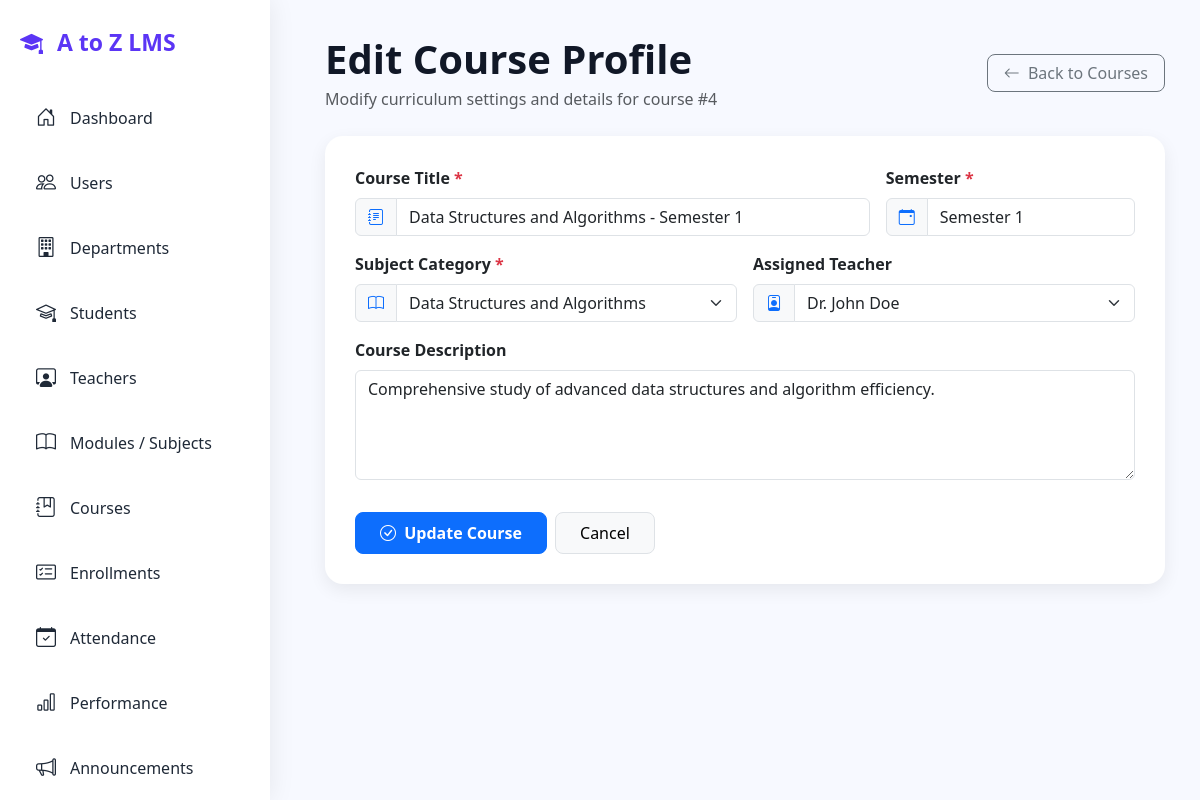
Screenshot of /admin/edit_course.php?id=4 with the database file from the repository.
### tables this page shows
CREATE TABLE `course` (
  `CourseID` int(11) NOT NULL,
  `CourseTitle` varchar(150) NOT NULL,
  `CourseDescription` text DEFAULT NULL,
  `SubjectID` int(11) DEFAULT NULL,
  `TeacherID` int(11) DEFAULT NULL,
  `Semester` varchar(20) DEFAULT NULL,
  `CreatedDate` timestamp NOT NULL DEFAULT current_timestamp()
);

CREATE TABLE `subject` (
  `SubjectID` int(11) NOT NULL,
  `SubjectName` varchar(100) NOT NULL,
  `SubjectCode` varchar(50) NOT NULL,
  `DepartmentID` int(11) DEFAULT NULL,
  `CreatedDate` timestamp NOT NULL DEFAULT current_timestamp()
);

CREATE TABLE `teacher` (
  `TeacherID` int(11) NOT NULL,
  `UserID` int(11) NOT NULL,
  `Qualification` varchar(100) DEFAULT NULL,
  `ExperienceYears` int(11) DEFAULT NULL,
  `DepartmentID` int(11) DEFAULT NULL,
  `JoinedDate` date DEFAULT NULL
);

CREATE TABLE `users` (
  `user_id` int(11) NOT NULL,
  `username` varchar(50) NOT NULL,
  `password` varchar(255) NOT NULL,
  `full_name` varchar(100) NOT NULL,
  `email` varchar(100) DEFAULT NULL,
  `phone` varchar(15) DEFAULT NULL,
  `role` enum('admin','teacher','student') NOT NULL,
  `status` enum('active','inactive') DEFAULT 'active',
  `created_at` timestamp NOT NULL DEFAULT current_timestamp()
);

### admin/edit_course.php (the view, shortened to what this page needs)
<?php
include("../config/db.php");
$id = isset($_GET['id']) ? intval($_GET['id']) : 0;
$stmt = $conn->prepare("SELECT * FROM Course WHERE CourseID = ?");
$stmt->bind_param("i", $id);
$stmt->execute();
$course = $stmt->get_result()->fetch_assoc();
$subjects = $conn->query("SELECT * FROM Subject ORDER BY SubjectName ASC");
$teachers = $conn->query("
    SELECT t.TeacherID, u.full_name
    FROM Teacher t
    JOIN users u ON t.UserID = u.user_id
    ORDER BY u.full_name ASC
");
?>
<!DOCTYPE html>
<html lang="en">
<head>
<link href="https://cdn.jsdelivr.net/npm/bootstrap@5.3.3/dist/css/bootstrap.min.css" rel="stylesheet">
<link href="https://cdn.jsdelivr.net/npm/bootstrap-icons/font/bootstrap-icons.css" rel="stylesheet">
</head>
<body>
<div class="wrapper">
    <?php include("sidebar.php"); ?>
    <main class="content" id="content">
        <div class="topbar">
            <div class="d-flex align-items-center gap-3">
                <div>
                    <h1 class="fw-bold mb-1">Edit Course Profile</h1>
                    <p class="text-muted mb-0">Modify curriculum settings and details for course #<?= htmlspecialchars($course['CourseID']) ?></p>
                </div>
            </div>
            <div>
                <a href="manage_courses.php" class="btn btn-outline-secondary rounded-3 px-3">
                    <i class="bi bi-arrow-left me-1"></i> Back to Courses
                </a>
            </div>
        </div>
        <div class="section-box">
            <form action="update_course.php" method="POST">
                <div class="row g-3">
                    <div class="col-md-8">
                        <label class="form-label fw-semibold text-dark">Course Title <span class="text-danger">*</span></label>
                        <div class="input-group">
                            <span class="input-group-text bg-light"><i class="bi bi-journal-text text-primary"></i></span>
                            <input type="text" name="title" class="form-control" value="<?= htmlspecialchars($course['CourseTitle']) ?>" placeholder="e.g., Advanced Database Systems" required>
                        </div>
                    </div>
                    <div class="col-md-4">
                        <label class="form-label fw-semibold text-dark">Semester <span class="text-danger">*</span></label>
                        <div class="input-group">
                            <span class="input-group-text bg-light"><i class="bi bi-calendar-event text-primary"></i></span>
                            <input type="text" name="semester" class="form-control" value="<?= htmlspecialchars($course['Semester'] ?? '') ?>" placeholder="e.g., Fall 2026" required>
                        </div>
                    </div>
                    <div class="col-md-6">
                        <label class="form-label fw-semibold text-dark">Subject Category <span class="text-danger">*</span></label>
                        <div class="input-group">
                            <span class="input-group-text bg-light"><i class="bi bi-book text-primary"></i></span>
                            <select name="subject" class="form-select" required>
                                <?php while($s = $subjects->fetch_assoc()) { ?>
                                    <option value="<?= $s['SubjectID'] ?>" <?= ($s['SubjectID'] == $course['SubjectID']) ? 'selected' : '' ?>>
                                        <?= htmlspecialchars($s['SubjectName']) ?>
                                    </option>
                                <?php } ?>
                            </select>
                        </div>
                    </div>
                    <div class="col-md-6">
                        <label class="form-label fw-semibold text-dark">Assigned Teacher</label>
                        <div class="input-group">
                            <span class="input-group-text bg-light"><i class="bi bi-person-badge text-primary"></i></span>
                            <select name="teacher" class="form-select">
                                <?php while($t = $teachers->fetch_assoc()) { ?>
                                    <option value="<?= $t['TeacherID'] ?>" <?= ($t['TeacherID'] == $course['TeacherID']) ? 'selected' : '' ?>>
                                        <?= htmlspecialchars($t['full_name']) ?>
                                    </option>
                                <?php } ?>
                            </select>
                        </div>
                    </div>
                    <div class="col-12">
                        <label class="form-label fw-semibold text-dark">Course Description</label>
                        <textarea name="desc" class="form-control" rows="4" placeholder="Brief summary of syllabus and learning outcomes..."><?= htmlspecialchars($course['CourseDescription'] ?? '') ?></textarea>
                    </div>
                    <div class="col-12 pt-3 d-flex gap-2">
                        <button type="submit" class="btn btn-primary rounded-3 px-4 py-2 fw-semibold">
                            <i class="bi bi-check-circle me-1"></i> Update Course
                        </button>
                        <a href="manage_courses.php" class="btn btn-light border rounded-3 px-4 py-2">
                            Cancel
                        </a>
                    </div>
                </div>
            </form>
        </div>
    </main>
</div>
</body>
</html>

### admin/edit_course.php (style rules this page uses)
body { margin: 0; font-family: 'Segoe UI', sans-serif; background: #f7f9ff; color: #111827; }
.wrapper { display: flex; width: 100%; min-height: 100vh; }
.content { margin-left: 290px; padding: 35px; width: calc(100% - 290px); transition: all .3s ease; }
.section-box { background: white; border-radius: 18px; padding: 30px; box-shadow: 0 6px 18px rgba(0,0,0,0.07); }
.topbar { display: flex; justify-content: space-between; align-items: center; margin-bottom: 25px; }

### rows the page displays
course: CourseID "4", title "Data Structures and Algorithms - Semester 1", semester "Semester 1", subject "Data Structures and Algorithms", teacher "Dr. John Doe", desc "Comprehensive study of advanced data structures and algorithm efficiency."
